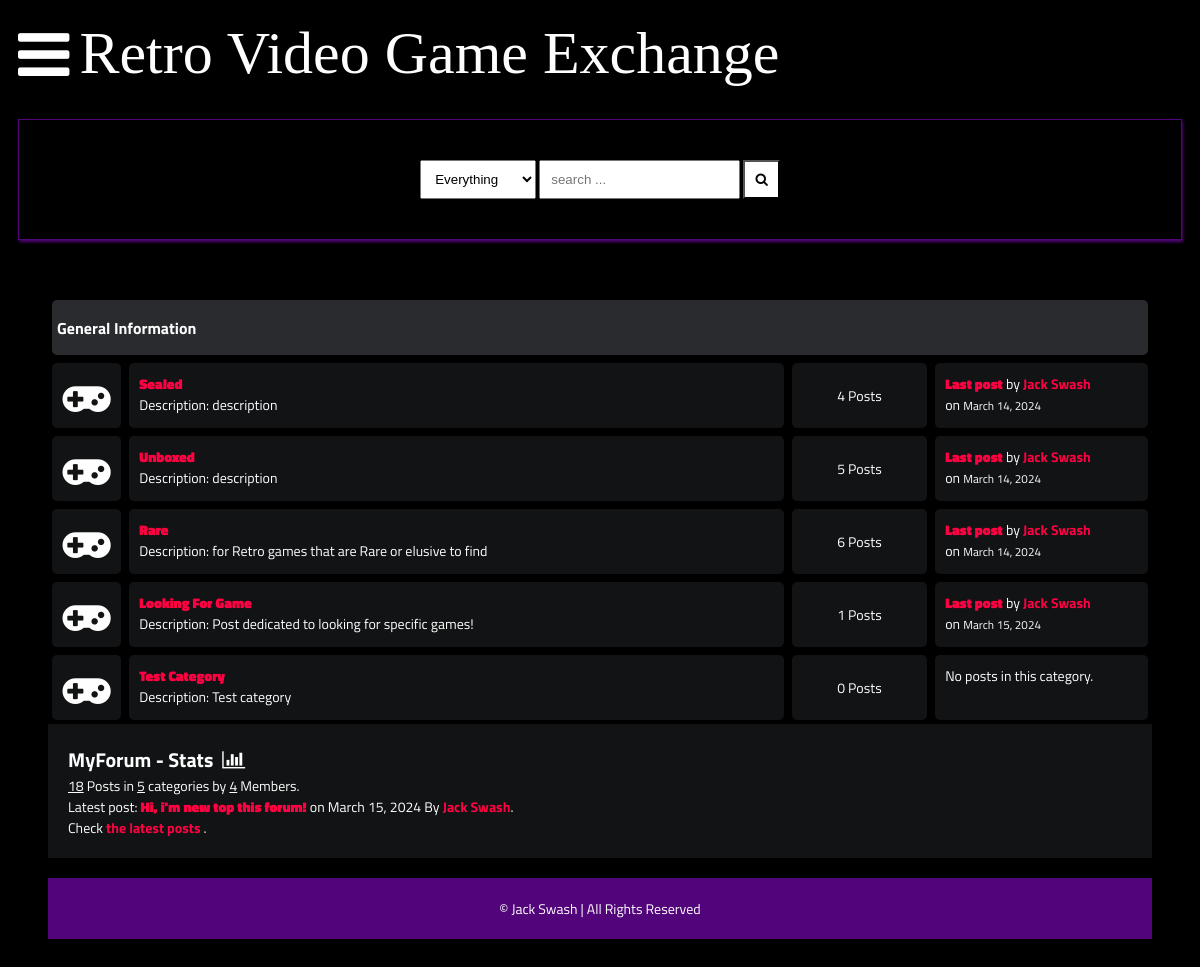
The page / on the database its author committed.
### main/models.py (models this page shows, shortened)
class Category(models.Model):
    title = models.CharField(max_length=50)
    slug = models.SlugField(max_length=400, unique=True, blank=True)
    description = models.TextField(default="description")
    class Meta:
        verbose_name_plural = "categories"
    def get_url(self):
        return reverse("posts", kwargs={
            "slug":self.slug
        })
    @property
    def num_posts(self):
        return Post.objects.filter(categories=self).count()
    @property
    def last_post(self):
        return Post.objects.filter(categories=self).latest("date")

class Post(models.Model):
    title = models.CharField(max_length=400)
    slug = models.SlugField(max_length=400, unique=True, blank=True)
    user = models.ForeignKey(Author, on_delete=models.CASCADE)
    content = HTMLField()
    categories = models.ManyToManyField(Category)
    date = models.DateTimeField(auto_now_add=True)
    approved = models.BooleanField(default=False)
    hit_count_generic = GenericRelation (HitCount, object_id_field='object_pk',
        related_query_name='hit_count_generic_relation'
    )
    tags = TaggableManager()
    comments = models.ManyToManyField(Comment, blank=True)
    closed = models.BooleanField(default=False)
    state = models.CharField(max_length=40, default="zero")
    def get_url(self):
        return reverse("detail", kwargs={
            "slug":self.slug
        })

class Author(models.Model):
    user = models.ForeignKey(User, on_delete=models.CASCADE)
    fullname = models.CharField(max_length=40, blank=True)
    slug = models.SlugField(max_length=400, unique=True, blank=True)
    bio = HTMLField()
    points = models.IntegerField(default=0)
    profile_pic = ResizedImageField(size=[50,80], quality=100, upload_to="authors", default=None, null=True, blank=True)

### main/views.py (the view)
# urls.py: path("", home, name="home"),
def home(request):
    forums = Category.objects.all()
    num_posts = Post.objects.all().count()
    num_users = User.objects.all().count()
    num_categories = forums.count()
    try:
        last_post = Post.objects.latest("date")
    except:
        last_post = []
    context = {
        "forums":forums,
        "num_posts":num_posts,
        "num_users":num_users,
        "num_categories":num_categories,
        "last_post":last_post,
        "title": "Home Page"
    }
    return render(request, "forums.html", context)

### templates/forums.html
{% extends 'base.html' %}
{% block content %}
<div class="container">
    <div class="subforum">
        <div class="subforum-title">
            <h1>General Information</h1>
        </div>
        {% for forum in forums %}
        <div class="subforum-row">
            <div class="subforum-icon subforum-column center">
                <i class="fa fa-gamepad"></i>
            </div>
            <div class="subforum-description subforum-column">
                <h4><a href="{{forum.get_url}}">{{forum.title}}</a></h4>
                <p>Description: {{forum.description}} </p>
            </div>
            <div class="subforum-stats subforum-column center">
                <span>{{forum.num_posts}} Posts</span>
            </div>
            <div class="subforum-info subforum-column">
                {% if forum.last_post %}
                    <b><a href="{{forum.last_post.get_url}}">Last post</a></b> by <a href="">{{forum.last_post.user.fullname|title}}</a>
                    <br>on <small>{{forum.last_post.date|date}}</small>
                {% else %}
                    <span>No posts in this category.</span>
                {% endif %}
            </div>
        </div>
    {% endfor %}
     <div class="forum-info">
        <div class="chart">
            MyForum - Stats &nbsp;<i class="fa fa-bar-chart"></i>
        </div>
        <span><u>{{num_posts}}</u> Posts in <u>{{num_categories}}</u> categories by <u>{{num_users}}</u> Members.</span><br>
        <span>Latest post: <b><a href="{{last_post.get_url}}">{{last_post.title}}</a></b> on {{last_post.date|date}} By <a href="">{{last_post.user.fullname}}</a></span>.<br>
        <span>Check <a href={% url 'latest_posts' %}>the latest posts</a> .</span><br>
    </div>
    {% endblock content %}

### static/style.css (style rules this page uses)
* { box-sizing: border-box; }
html { font-size: 14px; font-family: 'Titillium Web', sans-serif; background-color:rgb(0,0,0); color:#FEFEFE; }
a { color:#FF0042; font-weight: bolder; text-decoration: none; }
h1 { font-size:16px; font-weight: bolder; }
.container { margin: 20px; padding: 20px; }
.subforum { margin-top:20px; }
.subforum-title { background-color:#292B2E; padding: 5px; border-radius: 5px; margin:4px; }
.subforum-row { display: grid; grid-template-columns: 7% 60% 13% 20%; }
.subforum-column { padding: 10px; margin:4px; border-radius: 5px; background-color:#111314; }
.subforum-description * { margin-block: 0; }
.center { display: flex; justify-content: center; align-items: center; }
.subforum-icon i { font-size: 45px; }
.forum-info { padding: 20px; background-color: #111314; }
.chart { font-size:20px; font-weight:bold; }

### rows shown on the page
Category: title "Sealed", description "description", num_posts "4", last_post.user.fullname "Jack Swash", last_post "March 14, 2024"
Category: title "Unboxed", description "description", num_posts "5", last_post.user.fullname "Jack Swash", last_post "March 14, 2024"
Category: title "Rare", description "for Retro games that are Rare or elusive to find", num_posts "6", last_post.user.fullname "Jack Swash", last_post "March 14, 2024"
Category: title "Looking For Game", description "Post dedicated to looking for specific games!", num_posts "1", last_post.user.fullname "Jack Swash", last_post "March 15, 2024"
Category: title "Test Category", description "Test category", num_posts "0", shows "No posts in this category."
Post: title "Hi, i'm new top this forum!", date "March 15, 2024", user.fullname "Jack Swash"

### other values the page prints
{{ num_posts }} "18"
{{ num_categories }} "5"
{{ num_users }} "4"
